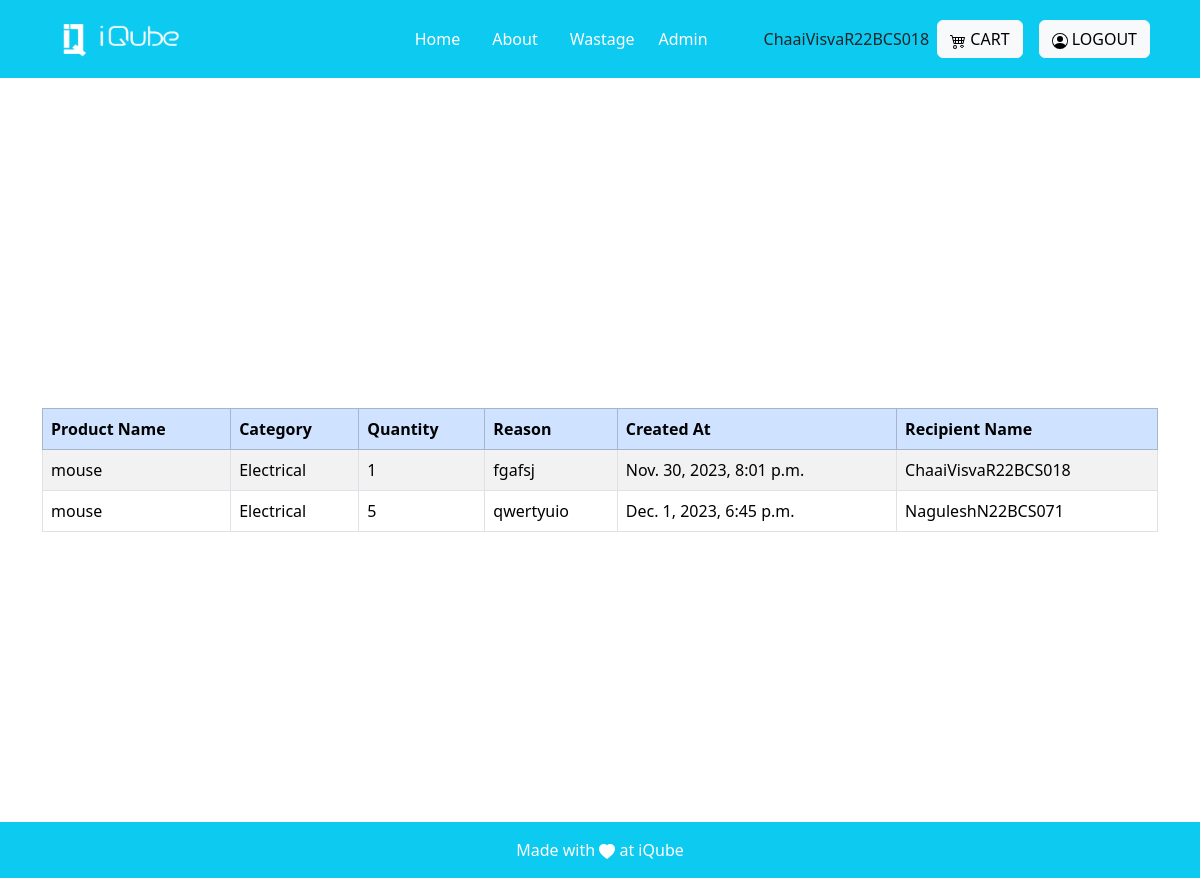
The app's page /wastage_render/ (signed in), older data.
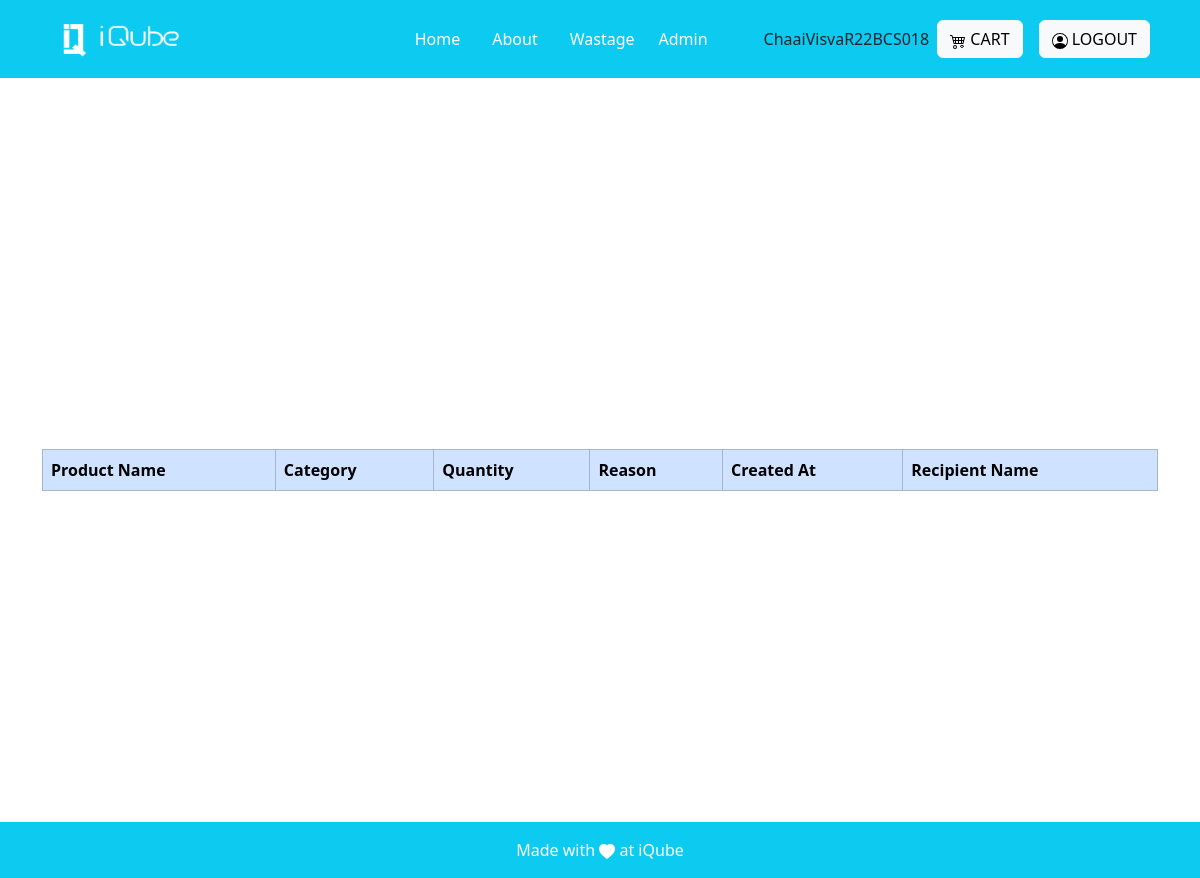
The same page, newer data.
### invention/models.py (models this page shows, shortened)
class Wastage(models.Model):
    roll_number=models.CharField(max_length=8)
    product_name=models.ForeignKey('Product', on_delete=models.CASCADE)
    quantity=models.PositiveIntegerField()
    reason=models.TextField()
    category = models.ForeignKey('Category', on_delete=models.CASCADE)
    created_at = models.DateTimeField(auto_now=True)

class Product(models.Model):
    name=models.CharField(max_length=255)
    decription=models.CharField(max_length=100)
    actual_count=models.PositiveIntegerField()
    available_count=models.PositiveIntegerField()
    dummy_count = models.PositiveIntegerField()
    category= models.ForeignKey('Category', on_delete=models.CASCADE)
    created_at = models.DateTimeField(auto_now=True)
    image = models.ImageField(upload_to='images')

class Category(models.Model):
    name=models.CharField(max_length=25)
    created_by = models.ForeignKey(User, on_delete=models.CASCADE)
    created_at=models.DateTimeField(auto_now=True)
    class Meta:
        verbose_name_plural = 'Categories'

### invention/decorators.py (the view)
        def wrapper_func(request, *args, **kwargs):
            group = None
            if request.user.groups.exists():
                group = request.user.groups.all()[0].name
            if group in allowed_roles:
              return view_func(request, *args, **kwargs)
            else:
                return render(request, 'no_permission.html')

### invention/views.py (called while the page is built)
@allowed_user(allowed_roles=(['admin', 'superadmin']))
@login_required(login_url='login')
def wastage(request):
    wastage = Wastage.objects.all()
    return render(request, 'wastage_render.html', {'wastage': wastage,})

### invention/templates/wastage_render.html (shortened to what this page needs)
{% extends 'base.html' %}
{% block base %}
<div class="overlay"></div>
<div class="container d-flex justify-content-center align-items-center vh-100">
    <table class="table table-striped table-bordered">
        <thead class="table-primary">
            <tr>
                <th>Product Name</th>
                <th>Category</th>
                <th>Quantity</th>
                <th>Reason</th>
                <th>Created At</th>
                <th>Recipient Name</th>
            </tr>
        </thead>
        <tbody>
            {% for i in wastage %}
            <tr>
                <td>{{ i.product_name.name }}</td>
                <td>{{ i.category.name }}</td>
                <td>{{ i.quantity }}</td>
                <td>{{ i.reason }}</td>
                <td>{{ i.created_at }}</td>
                <td>{{ i.roll_number }}</td>
            </tr>
            {% endfor %}
        </tbody>
    </table>
</div>
{% endblock %}

Row changes from the older to the newer data that the page shows:
removed Wastage: product_name.name "mouse", category.name "Electrical", quantity "1", reason "fgafsj", created_at "Nov. 30, 2023, 8:01 p.m.", roll_number "ChaaiVisvaR22BCS018"
removed Wastage: product_name.name "mouse", category.name "Electrical", quantity "5", reason "qwertyuio", created_at "Dec. 1, 2023, 6:45 p.m.", roll_number "NaguleshN22BCS071"
